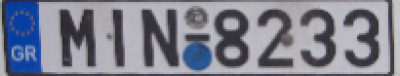
#> input picture Month1-ImageBasic/license_plate.png, 400 x 76 px
$ python mod1.10.2Edge.py --image license_plate.png
#> lines starting #> are read from the running program, lines starting #| are printed output that depends on the picture
#> further down, img is the input picture: shape (76, 400, 3); mean B, G, R 143, 129.1, 126.5
# -- coding: utf-8 --

import cv2
import argparse
import imutils
import numpy as np


def canny_edge(image):
    gray = cv2.cvtColor(image, cv2.COLOR_BGR2GRAY)
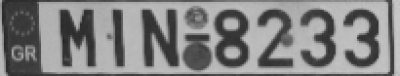
#> gray: shape (76, 400); min 36, max 202, mean 129.9
    blurred = cv2.GaussianBlur(gray, (5, 5), 0)
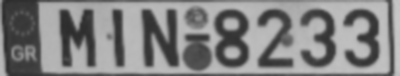
#> blurred: shape (76, 400); min 44, max 200, mean 130

    cv2.imshow("Gray", gray)
    cv2.imshow("Blurred", blurred)

    # compute a "wide", "mid-range", and "tight" threshold for the edges
    wide = cv2.Canny(blurred, 10, 200)
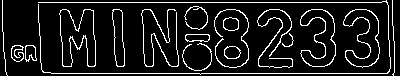
#> wide: shape (76, 400); 10.9% white in thin lines or dots
    mid = cv2.Canny(blurred, 30, 150)
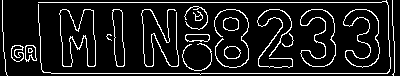
#> mid: shape (76, 400); 11.1% white in thin lines or dots
    tight = cv2.Canny(blurred, 245, 250)
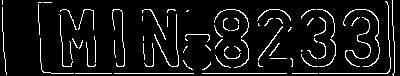
#> tight: shape (76, 400); 7.8% white in thin lines or dots
    auto_range = imutils.auto_canny(blurred)
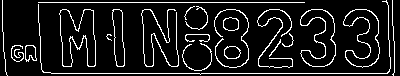
#> auto_range: shape (76, 400); 10.6% white in thin lines or dots

    cv2.imshow("Wide Edge Map", wide)
    cv2.imshow("Mid Edge Map", mid)
    cv2.imshow("Tight Edge Map", tight)
    cv2.imshow("Auto canny", auto_range)

if __name__ == "__main__":

    ap = argparse.ArgumentParser()
    ap.add_argument("-i", "--image", required=True, help="Path to image")

    args = vars(ap.parse_args())

    img = cv2.imread(args["image"])
    img = cv2.imread(args["image"])

    canny_edge(img)
    cv2.waitKey(0)
